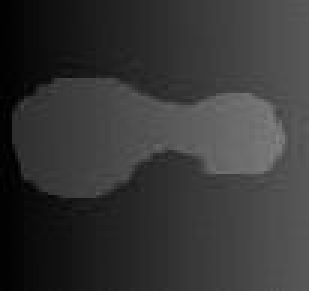
//> input picture projekt/1.bmp, 103 x 97 px, given in place of the camera (shown 3 times larger)
$ ./zad1   (built with g++ and OpenCV 4)
//> lines starting //> are read from the running program, lines starting //| are printed output that depends on the picture; after the words box and inside, x2 and y2 are one past the last pixel; in counts of white or black regions, pixels touching at a corner belong together
#include <opencv2/highgui/highgui.hpp>
#include <opencv2/imgproc/imgproc.hpp>
#include <iostream>
using namespace cv;
using namespace std;

int main() {
  VideoCapture stream(0);
  Mat src, src_gray, gauss, sobel_x, sobel_y, detected_edges, dst;
  Mat countours, gradient, dst_phase;
  Mat new_gradient, new_angle, gradient_binary;
  vector<vector<Point> > contours;
  vector<Vec4i> hierarchy;

  if (!stream.isOpened()) {
    cout << "cannot open file";
  }
  stream.read(src);
//> src is the input picture: 97 rows x 103 cols, CV_8UC3; min 0, max 132, mean 54.4
  // int alpha_slider = 1;
  int threshold_slider = 1;
  namedWindow("settings", 1);
  // createTrackbar("Alpha", "settings", &alpha_slider, 100);
  createTrackbar("threshold", "settings", &threshold_slider, 100);

  while (true) {
    stream.read(src);

    Mat sobel_x_bin, sobel_y_bin;
    cvtColor(src, src_gray, CV_BGR2GRAY );
    GaussianBlur( src_gray, gauss, Size(3,3), 2.0);
    Sobel(gauss, sobel_x, -1, 1.0, 0.0, 3);
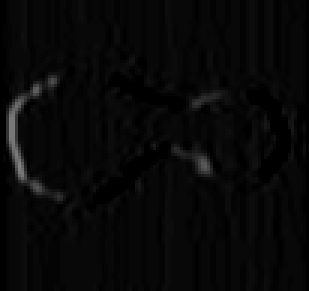
//> sobel_x: 97 rows x 103 cols, CV_8UC1 (shown 3 times larger); min 0, max 129, mean 8
    threshold(sobel_x, sobel_x_bin, 20, 250, THRESH_BINARY);
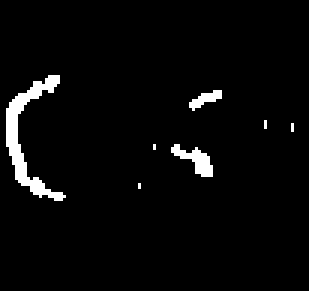
//> sobel_x_bin: 97 rows x 103 cols, CV_8UC1 (shown 3 times larger); values 0 (black) and 250 (white), 3.4% white; 7 white regions (4 under 20 px), largest, box (x1, y1, x2, y2) and area: (2, 25, 22, 67) 226, (57, 48, 71, 59) 68, (63, 30, 74, 37) 36
    Sobel(gauss, sobel_y, -1, 0.0, 1.0, 3);
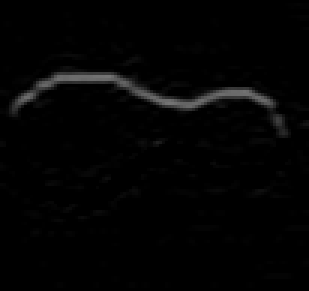
//> sobel_y: 97 rows x 103 cols, CV_8UC1 (shown 3 times larger); min 0, max 116, mean 3.6
    threshold(sobel_y, sobel_y_bin, 20, 250, THRESH_BINARY);
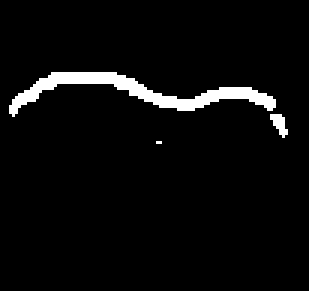
//> sobel_y_bin: 97 rows x 103 cols, CV_8UC1 (shown 3 times larger); values 0 (black) and 250 (white), 4.2% white; 3 white regions (1 under 20 px), largest, box (x1, y1, x2, y2) and area: (3, 24, 92, 39) 390, (90, 38, 96, 46) 27

    Canny( gauss, detected_edges, 60, 100, 3 );
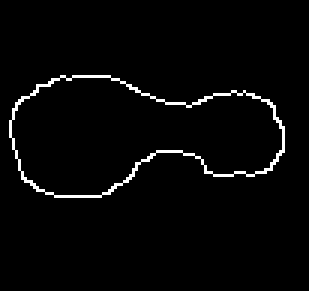
//> detected_edges: 97 rows x 103 cols, CV_8UC1 (shown 3 times larger); 2.6% white in thin lines or dots, all inside (x1, y1, x2, y2) = (3, 25, 95, 66)

    sobel_x.convertTo(sobel_x, CV_32F, 1.0/255);
//> sobel_x: 97 rows x 103 cols, CV_32FC1
    sobel_y.convertTo(sobel_y, CV_32F, 1.0/255);
//> sobel_y: 97 rows x 103 cols, CV_32FC1
    cartToPolar(sobel_x, sobel_y, new_gradient, new_angle, true);
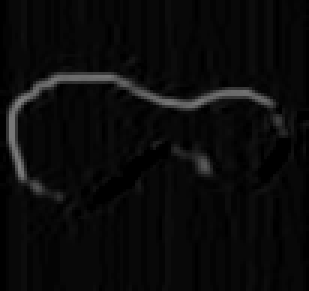
//> new_gradient: 97 rows x 103 cols, CV_32FC1 (shown 3 times larger); min 0, max 0.506, mean 0.042
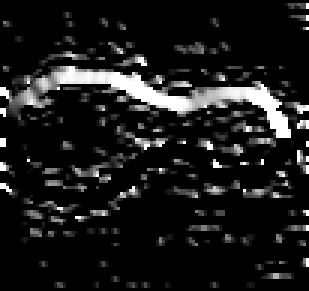
//> new_angle: 97 rows x 103 cols, CV_32FC1 (shown 3 times larger); min 0, max 90, mean 9.4; drawn with min black and max white

    threshold(new_gradient, gradient_binary, 20, 250, THRESH_BINARY);
//> gradient_binary: 97 rows x 103 cols, CV_32FC1; every value is 0

    Mat gradient_colored = gradient_binary.clone();
    cvtColor(gradient_colored, gradient_colored, CV_GRAY2BGR);
//> gradient_colored: 97 rows x 103 cols, CV_32FC3; every value is 0
    gradient_colored.convertTo(gradient_colored, CV_8UC3, 255);
//> gradient_colored: 97 rows x 103 cols, CV_8UC3; every value is 0
    float edge;

    for( int i = 0; i< gradient_binary.rows; i++ )
    {
      for( int j=0; j< gradient_binary.cols; j++)
      {
        edge = gradient_colored.at<float>(i,j);
        Vec3b color;

        if (edge < 0 ) {
          float angle_value = new_angle.at<float>(i,j);
          if(angle_value>45 && angle_value<=135)
            color = Vec3b( 255, 255, 255);
          if(angle_value>135 && angle_value<=255)
            color = Vec3b( 255, 0, 0);
          if(angle_value>255 && angle_value<=315)
            color = Vec3b(0,255,0);
          if((angle_value>315 && angle_value<=360) || (angle_value>0 && angle_value<=45))
            color = Vec3b(0,0,255);
        } else {
          color = Vec3b(0,0,0);
        }

        gradient_colored.at<Vec3b>(i,j) = color;
      }
    }
//> after the loop, edge = 0

    imshow("gauss", gauss);
    imshow("sobel x", sobel_x);
    imshow("sobel y", sobel_y);
    imshow("canny", detected_edges);
    imshow("gradient", gradient_binary);
    imshow( "Contours", gradient_colored);

    if (waitKey(200) == 27)
//> the Esc key is pressed
      break;
  }

  cvDestroyWindow("settings");
  cvDestroyWindow("cam");

  return 0;
}

$ run again, on projekt/3.bmp
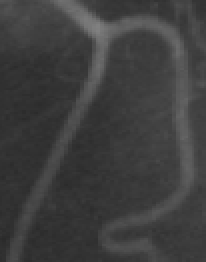
//> input picture projekt/3.bmp, 103 x 131 px, given in place of the camera (shown 2 times larger)
//> src is the input picture: 131 rows x 103 cols, CV_8UC3; min 42, max 128, mean 62.3
//> `threshold(sobel_x, sobel_x_bin, 20, 250, THRESH_BINARY);`:
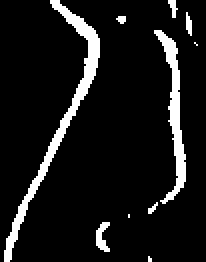
//> sobel_x_bin: 131 rows x 103 cols, CV_8UC1 (shown 2 times larger); values 0 (black) and 250 (white), 9.3% white; 10 white regions (5 under 20 px), largest, box (x1, y1, x2, y2) and area: (2, 0, 50, 131) 690, (77, 15, 93, 102) 418, (48, 111, 55, 126) 61, (93, 6, 96, 18) 26, (84, 0, 89, 9) 25
//> sobel_y_bin: 131 rows x 103 cols, CV_8UC1; values 0 (black) and 250 (white), 5.2% white; 26 white regions (22 under 20 px), largest, box (x1, y1, x2, y2) and area: (36, 1, 93, 22) 337, (50, 95, 89, 115) 146, (55, 117, 79, 123) 86, (35, 44, 42, 51) 20
//> detected_edges: 131 rows x 103 cols, CV_8UC1; 1.9% white in thin lines or dots, all inside (x1, y1, x2, y2) = (26, 1, 93, 73)
//> `cartToPolar(sobel_x, sobel_y, new_gradient, new_angle, true);`:
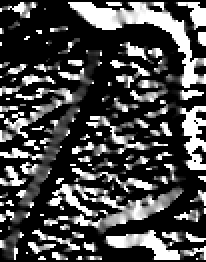
//> new_angle: 131 rows x 103 cols, CV_32FC1 (shown 2 times larger); min 0, max 90, mean 25.9; drawn with min black and max white
//> gradient_binary: 131 rows x 103 cols, CV_32FC1; every value is 0
//> after the loop `for( int i = 0; i< gradient_binary.rows; i++ )`: edge = 0

$ run again, on projekt/4.bmp
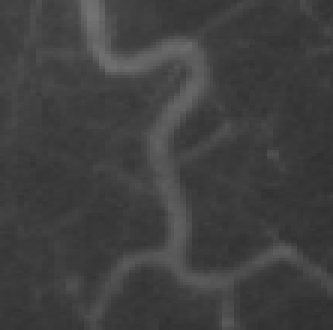
//> input picture projekt/4.bmp, 111 x 110 px, given in place of the camera (shown 3 times larger)
//> src is the input picture: 110 rows x 111 cols, CV_8UC3; min 46, max 115, mean 63.9
//> sobel_x_bin: 110 rows x 111 cols, CV_8UC1; values 0 (black) and 250 (white), 6.2% white; 31 white regions (22 under 20 px), largest, box (x1, y1, x2, y2) and area: (46, 21, 65, 84) 287, (24, 0, 37, 26) 136, (24, 84, 42, 110) 91
//> sobel_y_bin: 110 rows x 111 cols, CV_8UC1; values 0 (black) and 250 (white), 5.9% white; 21 white regions (15 under 20 px), largest, box (x1, y1, x2, y2) and area: (62, 79, 111, 93) 205, (34, 8, 70, 21) 194, (34, 81, 56, 92) 85, (48, 25, 65, 45) 69, (58, 39, 79, 52) 53, (14, 15, 24, 17) 20
//> detected_edges: 110 rows x 111 cols, CV_8UC1; 0.7% white in thin lines or dots, all inside (x1, y1, x2, y2) = (26, 0, 102, 88)
//> `cartToPolar(sobel_x, sobel_y, new_gradient, new_angle, true);`:
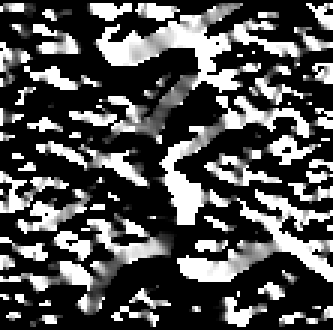
//> new_angle: 110 rows x 111 cols, CV_32FC1 (shown 3 times larger); min 0, max 90, mean 28.8; drawn with min black and max white
//> gradient_binary: 110 rows x 111 cols, CV_32FC1; every value is 0
//> after the loop `for( int i = 0; i< gradient_binary.rows; i++ )`: edge = 0
